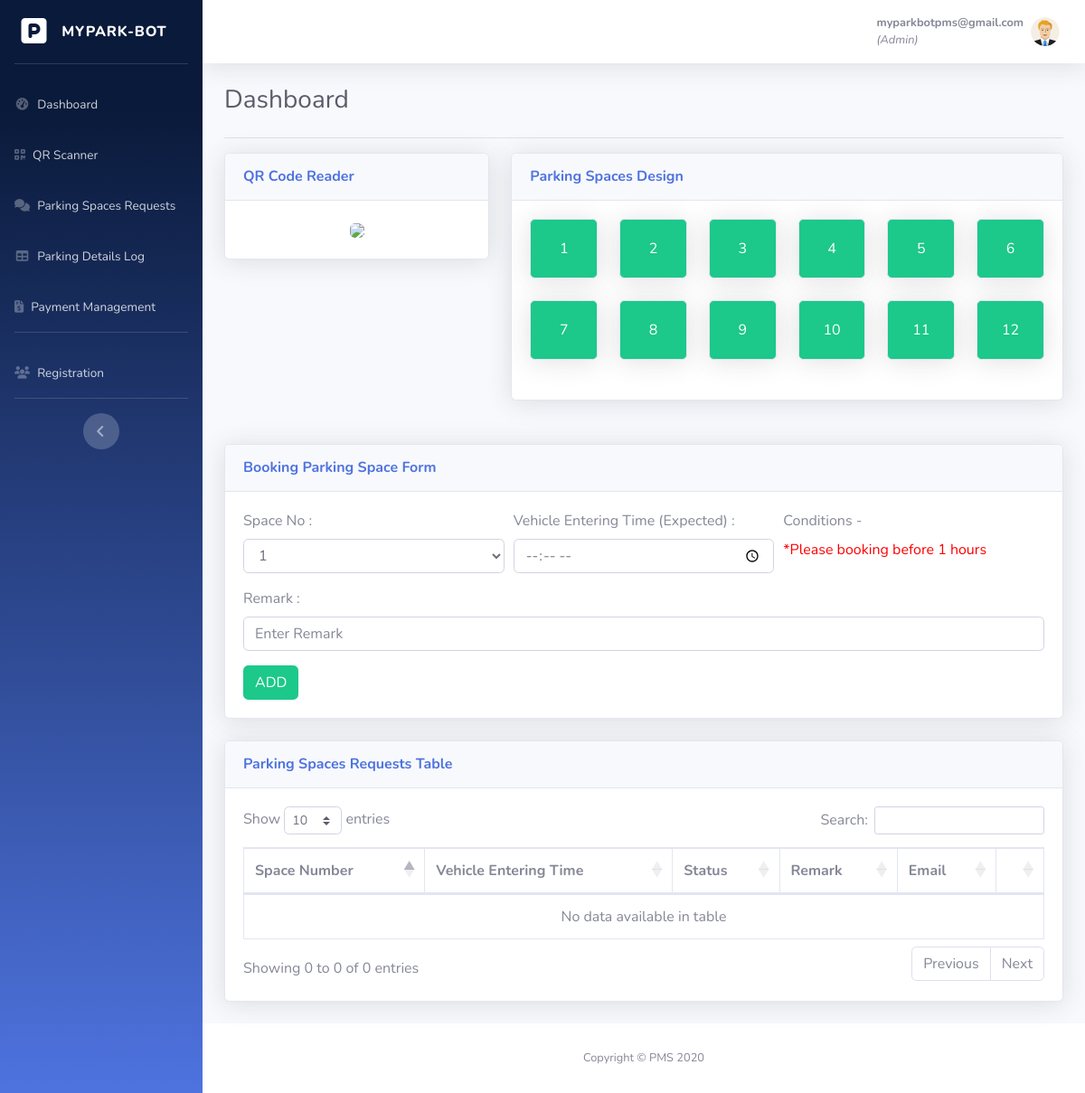
/dashboard_Customer.php (signed in), run on the app's committed database.
### tables this page shows
CREATE TABLE IF NOT EXISTS `parking_slots` (
  `parking_slot` int(11) NOT NULL,
  `status` varchar(20) NOT NULL,
  `email` varchar(50) NOT NULL DEFAULT '',
  `slot_status` int(1) NOT NULL DEFAULT '0',
  `ent_exi` int(1) NOT NULL DEFAULT '0',
  PRIMARY KEY (`parking_slot`)
);

### dashboard_Customer.php (the view, shortened to what this page needs)
<?php include 'common/header.php'; ?>
<?php include 'common/navigation.php'; ?>
<?php include 'common/topbar.php'; ?>
<?php
function fill_product($con)
{
  $output = '';
  $sql = "SELECT * FROM `parking_slots`";
  $result = mysqli_query($con, $sql);
  while ($row = mysqli_fetch_array($result)) {
    $user = $_SESSION['email'];
    $field01name = $row["parking_slot"];
    $field02name = $row["status"];
    $fieldemail = $row["email"];
    if ($field02name == "Active") {
      $field03name = "bg-danger";
    } elseif ($field02name == "Reserved") {
      $field03name = "bg-warning";
    } else {
      $field03name = "bg-success";
    }
    if ($fieldemail == $user) {
      $field04name = "Yours";
    } else {
      $field04name = "";
    }
    $output .= '
        <div class="col-lg-2 mb-4">
          <div class="card ' . $field03name . ' text-white shadow">
            <div class="card-body text-center">
            ' . $field01name . '
            ' . $field04name . '
            </div>
          </div>
        </div>';
  }
  return $output;
}
?>
<div class="container-fluid">
  <div class="d-sm-flex align-items-center justify-content-between mb-4">
    <h1 class="h3 mb-0 text-gray-800">Dashboard</h1>
  </div>
  <hr>
  <div class="row">
    <div class="col-lg-4 mb-4">
      <div class="card shadow mb-4">
        <div class="card-header py-3">
          <h6 class="m-0 font-weight-bold text-primary">QR Code Reader</h6>
        </div>
        <div class="card-body">
          <?php
          require_once('connect.php');
          $user = $_SESSION['email'];
          $qry0 = "SELECT * FROM `user_account` WHERE `email`='$user'";
          if ($res = $con->query($qry0)) {
            while ($row = $res->fetch_assoc()) {
              $user_id = $row["user_id"];
              $path = 'images/QR/';
              $file = $path . $user_id . ".png";
            }
            echo "<div class='text-center'><img src='" . $file . "' class='rounded' style='width: 200px;'></div>";
          }
          ?>
        </div>
      </div>
    </div>
    <div class="col-lg-8 mb-4">
      <div class="card shadow mb-4">
        <div class="card-header py-3">
          <h6 class="m-0 font-weight-bold text-primary">Parking Spaces Design</h6>
        </div>
        <div class="card-body">
          <div class="row">
            <?php echo fill_product($con); ?>
          </div>
        </div>
      </div>
    </div>
  </div>
  <div class="card shadow mb-4">
    <div class="card-header py-3">
      <h6 class="m-0 font-weight-bold text-primary">Booking Parking Space Form</h6>
    </div>
    <div class="card-body">
      <form method="post" action="dashboard_Customer.php">
        <div class="form-row">
          <div class="col-md-4 mb-3">
            <label>Space No :</label>
            <select name="SpaceNo" id="SpaceNo" class="form-control" required>
              <?php
              require_once('connect.php');
              $sql_slot = "SELECT * FROM `parking_slots` WHERE `status`!='Active' AND `status`!='Reserved'";
              $result_slot = mysqli_query($con, $sql_slot);
              while ($row_slot = mysqli_fetch_array($result_slot)) {
                $parking_slot = $row_slot["parking_slot"];
                echo "<option value='" . $parking_slot . "'>" . $parking_slot . "</option>";
              }
              ?>
            </select>
          </div>
          <div class="col-md-4 mb-3">
            <label>Vehicle Entering Time (Expected) :</label>
            <input type="time" name="datetime" id="datetime" class="form-control">
          </div>
          <div class="col-md-4 mb-3">
            <label>Conditions - </label><br>
            <label style="color: red;">*Please booking before 1 hours</label>
          </div>
        </div>
        <div class="form-row">
          <div class="col-md-12 mb-3">
            <label>Remark :</label>
            <input type="text" name="Remark" id="Remark" class="form-control" placeholder="Enter Remark">
          </div>
        </div>
        <input class="btn btn-success" type=submit value="ADD" name="submit1" onClick="refreshPage()">
      </form>
    </div>
  </div>
  <div class="card shadow mb-4">
    <div class="card-header py-3">
      <h6 class="m-0 font-weight-bold text-primary">Parking Spaces Requests Table</h6>
    </div>
    <div class="card-body">
      <div class="table-responsive">
        <?php
        echo '<table class="table table-bordered" id="dataTable" width="100%" cellspacing="0">
              <thead>
                <tr>
                  <th>Space Number</th>
                  <th>Vehicle Entering Time</th>
                  <th>Status</th>
                  <th>Remark</th>
                  <th>Email</th>
                  <th></th>
                </tr>
              </thead>';
        ?></table>
      </div>
    </div>
  </div>
</div>
</div>
<?php include 'common/footer.php'; ?>

### data on the page
parking_slots: parking_slot "1"
parking_slots: parking_slot "2"
parking_slots: parking_slot "3"
parking_slots: parking_slot "4"
parking_slots: parking_slot "5"
parking_slots: parking_slot "6"
parking_slots: parking_slot "7"
parking_slots: parking_slot "8"
parking_slots: parking_slot "9"
parking_slots: parking_slot "10"
parking_slots: parking_slot "11"
parking_slots: parking_slot "12"

### other printed values
$_SESSION['email'] "myparkbotpms@gmail.com"
$_SESSION['user_type'] "Admin"
form field SpaceNo "1"
